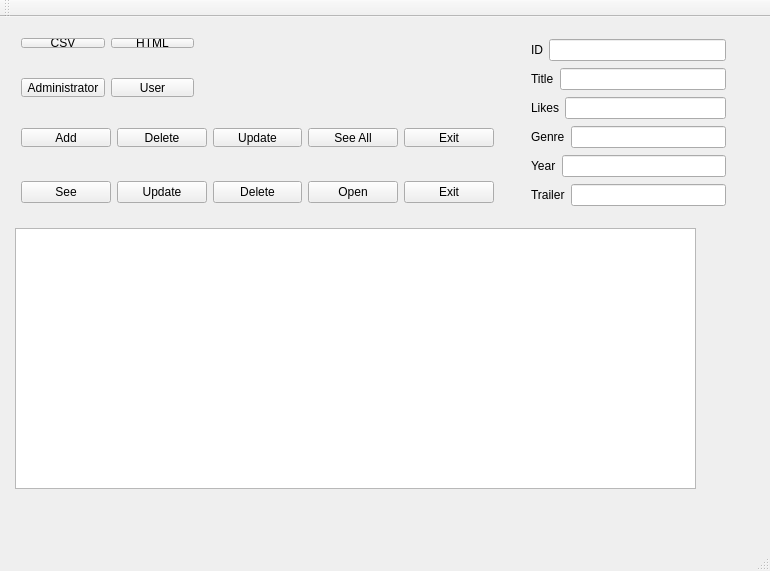
<?xml version="1.0" encoding="UTF-8"?>
<ui version="4.0">
 <class>QtWidgetsApplication1Class</class>
 <widget class="QMainWindow" name="QtWidgetsApplication1Class">
  <property name="geometry">
   <rect>
    <x>0</x>
    <y>0</y>
    <width>770</width>
    <height>571</height>
   </rect>
  </property>
  <property name="windowTitle">
   <string>QtWidgetsApplication1</string>
  </property>
  <widget class="QWidget" name="centralWidget">
   <widget class="QWidget" name="horizontalLayoutWidget">
    <property name="geometry">
     <rect>
      <x>10</x>
      <y>50</y>
      <width>195</width>
      <height>41</height>
     </rect>
    </property>
    <layout class="QHBoxLayout" name="horizontalLayout">
     <item>
      <widget class="QPushButton" name="pushButton_2">
       <property name="text">
        <string>Administrator</string>
       </property>
      </widget>
     </item>
     <item>
      <widget class="QPushButton" name="pushButton">
       <property name="text">
        <string>User</string>
       </property>
      </widget>
     </item>
    </layout>
   </widget>
   <widget class="QWidget" name="horizontalLayoutWidget_2">
    <property name="geometry">
     <rect>
      <x>10</x>
      <y>10</y>
      <width>195</width>
      <height>32</height>
     </rect>
    </property>
    <layout class="QHBoxLayout" name="horizontalLayout_2">
     <item>
      <widget class="QPushButton" name="pushButton_3">
       <property name="text">
        <string>CSV</string>
       </property>
      </widget>
     </item>
     <item>
      <widget class="QPushButton" name="pushButton_4">
       <property name="text">
        <string>HTML</string>
       </property>
      </widget>
     </item>
    </layout>
   </widget>
   <widget class="QWidget" name="horizontalLayoutWidget_3">
    <property name="geometry">
     <rect>
      <x>10</x>
      <y>100</y>
      <width>495</width>
      <height>41</height>
     </rect>
    </property>
    <layout class="QHBoxLayout" name="horizontalLayout_3">
     <item>
      <widget class="QPushButton" name="addButton">
       <property name="text">
        <string>Add</string>
       </property>
      </widget>
     </item>
     <item>
      <widget class="QPushButton" name="deleteButtonA">
       <property name="text">
        <string>Delete</string>
       </property>
      </widget>
     </item>
     <item>
      <widget class="QPushButton" name="updateButtonA">
       <property name="text">
        <string>Update</string>
       </property>
      </widget>
     </item>
     <item>
      <widget class="QPushButton" name="seeAllButton">
       <property name="text">
        <string>See All</string>
       </property>
      </widget>
     </item>
     <item>
      <widget class="QPushButton" name="exitButtonA">
       <property name="text">
        <string>Exit</string>
       </property>
      </widget>
     </item>
    </layout>
   </widget>
   <widget class="QWidget" name="horizontalLayoutWidget_4">
    <property name="geometry">
     <rect>
      <x>10</x>
      <y>150</y>
      <width>495</width>
      <height>51</height>
     </rect>
    </property>
    <layout class="QHBoxLayout" name="horizontalLayout_4">
     <item>
      <widget class="QPushButton" name="seeWatchlistButton">
       <property name="text">
        <string>See</string>
       </property>
      </widget>
     </item>
     <item>
      <widget class="QPushButton" name="updateButtonU">
       <property name="text">
        <string>Update</string>
       </property>
      </widget>
     </item>
     <item>
      <widget class="QPushButton" name="deleteButtonU">
       <property name="text">
        <string>Delete</string>
       </property>
      </widget>
     </item>
     <item>
      <widget class="QPushButton" name="openButton">
       <property name="text">
        <string>Open</string>
       </property>
      </widget>
     </item>
     <item>
      <widget class="QPushButton" name="exitButtonU">
       <property name="text">
        <string>Exit</string>
       </property>
      </widget>
     </item>
    </layout>
   </widget>
   <widget class="QListWidget" name="listWidget">
    <property name="geometry">
     <rect>
      <x>15</x>
      <y>211</y>
      <width>681</width>
      <height>261</height>
     </rect>
    </property>
   </widget>
   <widget class="QWidget" name="layoutWidget">
    <property name="geometry">
     <rect>
      <x>520</x>
      <y>10</y>
      <width>217</width>
      <height>193</height>
     </rect>
    </property>
    <layout class="QVBoxLayout" name="verticalLayout">
     <item>
      <layout class="QHBoxLayout" name="horizontalLayout_5">
       <item>
        <widget class="QLabel" name="ID">
         <property name="text">
          <string>ID</string>
         </property>
        </widget>
       </item>
       <item>
        <widget class="QLineEdit" name="idEntry"/>
       </item>
      </layout>
     </item>
     <item>
      <layout class="QHBoxLayout" name="horizontalLayout_6">
       <item>
        <widget class="QLabel" name="label_4">
         <property name="text">
          <string>Title</string>
         </property>
        </widget>
       </item>
       <item>
        <widget class="QLineEdit" name="titleEntry"/>
       </item>
      </layout>
     </item>
     <item>
      <layout class="QHBoxLayout" name="horizontalLayout_9">
       <item>
        <widget class="QLabel" name="label_3">
         <property name="text">
          <string>Likes</string>
         </property>
        </widget>
       </item>
       <item>
        <widget class="QLineEdit" name="likesEntry"/>
       </item>
      </layout>
     </item>
     <item>
      <layout class="QHBoxLayout" name="horizontalLayout_7">
       <item>
        <widget class="QLabel" name="label_5">
         <property name="text">
          <string>Genre</string>
         </property>
        </widget>
       </item>
       <item>
        <widget class="QLineEdit" name="genreEdit"/>
       </item>
      </layout>
     </item>
     <item>
      <layout class="QHBoxLayout" name="horizontalLayout_8">
       <item>
        <widget class="QLabel" name="label">
         <property name="text">
          <string>Year</string>
         </property>
        </widget>
       </item>
       <item>
        <widget class="QLineEdit" name="yearLikes"/>
       </item>
      </layout>
     </item>
     <item>
      <layout class="QHBoxLayout" name="horizontalLayout_10">
       <item>
        <widget class="QLabel" name="label_6">
         <property name="text">
          <string>Trailer</string>
         </property>
        </widget>
       </item>
       <item>
        <widget class="QLineEdit" name="trailerEntry"/>
       </item>
      </layout>
     </item>
    </layout>
   </widget>
  </widget>
  <widget class="QMenuBar" name="menuBar">
   <property name="geometry">
    <rect>
     <x>0</x>
     <y>0</y>
     <width>770</width>
     <height>26</height>
    </rect>
   </property>
  </widget>
  <widget class="QToolBar" name="mainToolBar">
   <attribute name="toolBarArea">
    <enum>TopToolBarArea</enum>
   </attribute>
   <attribute name="toolBarBreak">
    <bool>false</bool>
   </attribute>
  </widget>
  <widget class="QStatusBar" name="statusBar"/>
 </widget>
 <layoutdefault spacing="6" margin="11"/>
 <resources>
  <include location="QtWidgetsApplication1.qrc"/>
 </resources>
 <connections/>
</ui>
